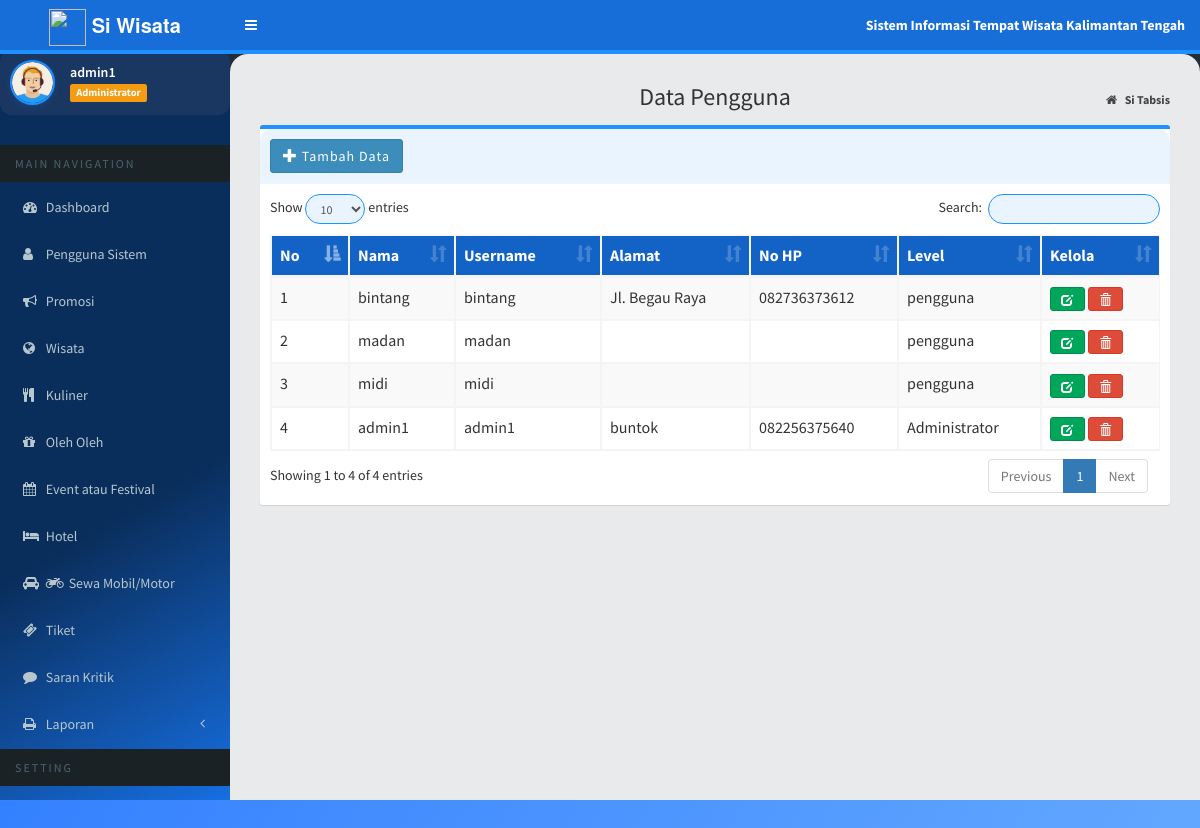
Screenshot of /index.php?page=MyApp/data_pengguna (signed in) with the database file from the repository.
### tables this page shows
CREATE TABLE `tb_pengguna` (
  `id_pengguna` int(11) NOT NULL,
  `nama_pengguna` varchar(20) NOT NULL,
  `username` varchar(20) NOT NULL,
  `password` varchar(35) NOT NULL,
  `level` enum('Administrator','pengguna','','') NOT NULL,
  `alamat` varchar(100) DEFAULT NULL,
  `no_hp` varchar(20) DEFAULT NULL
);

### admin/pengguna/data_pengguna.php (the view)
<?php
include "inc/koneksi.php";
?>
<section class="content-header">
    <h1 style="text-align:center;">Data Pengguna</h1>
    <ol class="breadcrumb">
        <li>
            <a href="index.php">
                <i class="fa fa-home"></i>
                <b>Si Tabsis</b>
            </a>
        </li>
    </ol>
</section>
<section class="content">
    <div class="box box-primary">
        <div class="box-header with-border">
            <a href="?page=MyApp/add_pengguna" class="btn btn-primary">
                <i class="glyphicon glyphicon-plus"></i> Tambah Data
            </a>
        </div>
        <div class="box-body">
            <div class="table-responsive">
                <table id="example1" class="table table-bordered table-striped">
                    <thead>
                        <tr>
                            <th>No</th>
                            <th>Nama</th>
                            <th>Username</th>
                            <th>Alamat</th>
                            <th>No HP</th>
                            <th>Level</th>
                            <th>Kelola</th>
                        </tr>
                    </thead>
                    <tbody>
                        <?php
                        $no = 1;
                        $sql = $koneksi->query("SELECT * FROM tb_pengguna ORDER BY id_pengguna DESC");
                        while ($data = $sql->fetch_assoc()) {
                        ?>
                        <tr>
                            <td><?= $no++; ?></td>
                            <td><?= htmlspecialchars($data['nama_pengguna']); ?></td>
                            <td><?= htmlspecialchars($data['username']); ?></td>
                            <td><?= htmlspecialchars($data['alamat']); ?></td>
                            <td><?= htmlspecialchars($data['no_hp']); ?></td>
                            <td><?= htmlspecialchars($data['level']); ?></td>
                            <td>
                                <a href="?page=MyApp/edit_pengguna&kode=<?= htmlspecialchars($data['id_pengguna']); ?>"
                                   class="btn btn-success btn-sm" title="Ubah">
                                    <i class="glyphicon glyphicon-edit"></i>
                                </a>
                                <a href="?page=MyApp/del_pengguna&kode=<?= htmlspecialchars($data['id_pengguna']); ?>"
                                   onclick="return confirm('Yakin hapus data ini?')"
                                   class="btn btn-danger btn-sm" title="Hapus">
                                    <i class="glyphicon glyphicon-trash"></i>
                                </a>
                            </td>
                        </tr>
                        <?php } ?>
                    </tbody>
                </table>
            </div>
        </div>
    </div>
</section>

### index.php (style rules this page uses)
body { background: linear-gradient(120deg, #2272ff 0%, #66aaff 100%) !important; }
.box-primary, .box { border-top: 4px solid #1e90ff !important; border-radius: 12px; box-shadow: 0 4px 20px 0 rgba(30,144,255,0.05); }
.box-header.with-border { background: #eaf4ff; border-radius: 12px 12px 0 0; color: #1363c6; }
.btn-primary, .btn-info, .btn-success, .btn-warning, .btn-danger { border-radius: 24px; font-weight: 600; box-shadow: 0 2px 8px rgba(30,144,255,0.08); letter-spacing: 1px; }
.btn-primary { background: linear-gradient(90deg, #2272ff 0%, #66aaff 100%); border: none; }
.table-striped>tbody>tr:nth-of-type(odd) { background-color: #e3f0ff; }
.table > thead > tr { background: #1363c6; color: #fff; }

### rows the page displays
tb_pengguna: nama_pengguna "bintang", username "bintang", alamat "Jl. Begau Raya", no_hp "082736373612", level "pengguna"
tb_pengguna: nama_pengguna "madan", username "madan", level "pengguna"
tb_pengguna: nama_pengguna "midi", username "midi", level "pengguna"
tb_pengguna: nama_pengguna "admin1", username "admin1", alamat "buntok", no_hp "082256375640", level "Administrator"

### other values shown
$data_nama "admin1"
$data_level "Administrator"
